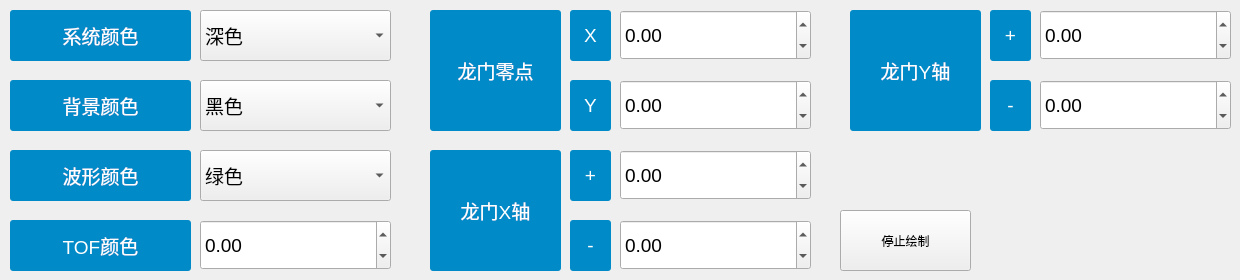
    <widget class="QWidget" name="tab_6">
     <attribute name="title">
      <string>       系统       </string>
     </attribute>
     <widget class="QLabel" name="label_99">
      <property name="geometry">
       <rect>
        <x>10</x>
        <y>10</y>
        <width>181</width>
        <height>51</height>
       </rect>
      </property>
      <property name="font">
       <font>
        <pointsize>14</pointsize>
       </font>
      </property>
      <property name="styleSheet">
       <string notr="true">border-radius: 3px;
color: rgb(255, 255, 255);
background-color: rgb(0, 138, 200);</string>
      </property>
      <property name="text">
       <string>系统颜色</string>
      </property>
      <property name="alignment">
       <set>Qt::AlignmentFlag::AlignCenter</set>
      </property>
     </widget>
     <widget class="QComboBox" name="ColorCombox">
      <property name="geometry">
       <rect>
        <x>200</x>
        <y>10</y>
        <width>191</width>
        <height>51</height>
       </rect>
      </property>
      <property name="font">
       <font>
        <pointsize>14</pointsize>
       </font>
      </property>
      <item>
       <property name="text">
        <string>深色</string>
       </property>
      </item>
      <item>
       <property name="text">
        <string>浅色</string>
       </property>
      </item>
     </widget>
     <widget class="QLabel" name="label_101">
      <property name="geometry">
       <rect>
        <x>570</x>
        <y>10</y>
        <width>41</width>
        <height>51</height>
       </rect>
      </property>
      <property name="font">
       <font>
        <pointsize>14</pointsize>
       </font>
      </property>
      <property name="styleSheet">
       <string notr="true">border-radius: 3px;
color: rgb(255, 255, 255);
background-color: rgb(0, 138, 200);</string>
      </property>
      <property name="text">
       <string>X</string>
      </property>
      <property name="alignment">
       <set>Qt::AlignmentFlag::AlignCenter</set>
      </property>
     </widget>
     <widget class="QLabel" name="label_102">
      <property name="geometry">
       <rect>
        <x>570</x>
        <y>80</y>
        <width>41</width>
        <height>51</height>
       </rect>
      </property>
      <property name="font">
       <font>
        <pointsize>14</pointsize>
       </font>
      </property>
      <property name="styleSheet">
       <string notr="true">border-radius: 3px;
color: rgb(255, 255, 255);
background-color: rgb(0, 138, 200);</string>
      </property>
      <property name="text">
       <string>Y</string>
      </property>
      <property name="alignment">
       <set>Qt::AlignmentFlag::AlignCenter</set>
      </property>
     </widget>
     <widget class="QComboBox" name="BgColorBox">
      <property name="geometry">
       <rect>
        <x>200</x>
        <y>80</y>
        <width>191</width>
        <height>51</height>
       </rect>
      </property>
      <property name="font">
       <font>
        <pointsize>14</pointsize>
       </font>
      </property>
      <item>
       <property name="text">
        <string>黑色</string>
       </property>
      </item>
      <item>
       <property name="text">
        <string>灰色</string>
       </property>
      </item>
      <item>
       <property name="text">
        <string>蓝色</string>
       </property>
      </item>
      <item>
       <property name="text">
        <string>绿色</string>
       </property>
      </item>
      <item>
       <property name="text">
        <string>白色</string>
       </property>
      </item>
     </widget>
     <widget class="QLabel" name="label_98">
      <property name="geometry">
       <rect>
        <x>10</x>
        <y>80</y>
        <width>181</width>
        <height>51</height>
       </rect>
      </property>
      <property name="font">
       <font>
        <pointsize>14</pointsize>
       </font>
      </property>
      <property name="styleSheet">
       <string notr="true">border-radius: 3px;
color: rgb(255, 255, 255);
background-color: rgb(0, 138, 200);</string>
      </property>
      <property name="text">
       <string>背景颜色</string>
      </property>
      <property name="alignment">
       <set>Qt::AlignmentFlag::AlignCenter</set>
      </property>
     </widget>
     <widget class="QComboBox" name="WaveColorBox">
      <property name="geometry">
       <rect>
        <x>200</x>
        <y>150</y>
        <width>191</width>
        <height>51</height>
       </rect>
      </property>
      <property name="font">
       <font>
        <pointsize>14</pointsize>
       </font>
      </property>
      <item>
       <property name="text">
        <string>绿色</string>
       </property>
      </item>
      <item>
       <property name="text">
        <string>黄色</string>
       </property>
      </item>
      <item>
       <property name="text">
        <string>青色</string>
       </property>
      </item>
      <item>
       <property name="text">
        <string>橙色</string>
       </property>
      </item>
      <item>
       <property name="text">
        <string>红色</string>
       </property>
      </item>
     </widget>
     <widget class="QLabel" name="label_97">
      <property name="geometry">
       <rect>
        <x>10</x>
        <y>150</y>
        <width>181</width>
        <height>51</height>
       </rect>
      </property>
      <property name="font">
       <font>
        <pointsize>14</pointsize>
       </font>
      </property>
      <property name="styleSheet">
       <string notr="true">border-radius: 3px;
color: rgb(255, 255, 255);
background-color: rgb(0, 138, 200);</string>
      </property>
      <property name="text">
       <string>波形颜色</string>
      </property>
      <property name="alignment">
       <set>Qt::AlignmentFlag::AlignCenter</set>
      </property>
     </widget>
     <widget class="QDoubleSpinBox" name="doubleSpinBox_6">
      <property name="geometry">
       <rect>
        <x>620</x>
        <y>10</y>
        <width>191</width>
        <height>50</height>
       </rect>
      </property>
      <property name="sizePolicy">
       <sizepolicy hsizetype="Preferred" vsizetype="Fixed">
        <horstretch>0</horstretch>
        <verstretch>0</verstretch>
       </sizepolicy>
      </property>
      <property name="minimumSize">
       <size>
        <width>0</width>
        <height>50</height>
       </size>
      </property>
      <property name="font">
       <font>
        <pointsize>14</pointsize>
       </font>
      </property>
      <property name="minimum">
       <double>-5000.000000000000000</double>
      </property>
      <property name="maximum">
       <double>5000.000000000000000</double>
      </property>
      <property name="singleStep">
       <double>1.000000000000000</double>
      </property>
     </widget>
     <widget class="QDoubleSpinBox" name="doubleSpinBox_7">
      <property name="geometry">
       <rect>
        <x>620</x>
        <y>80</y>
        <width>191</width>
        <height>50</height>
       </rect>
      </property>
      <property name="sizePolicy">
       <sizepolicy hsizetype="Preferred" vsizetype="Fixed">
        <horstretch>0</horstretch>
        <verstretch>0</verstretch>
       </sizepolicy>
      </property>
      <property name="minimumSize">
       <size>
        <width>0</width>
        <height>50</height>
       </size>
      </property>
      <property name="font">
       <font>
        <pointsize>14</pointsize>
       </font>
      </property>
      <property name="minimum">
       <double>-5000.000000000000000</double>
      </property>
      <property name="maximum">
       <double>5000.000000000000000</double>
      </property>
      <property name="singleStep">
       <double>1.000000000000000</double>
      </property>
     </widget>
     <widget class="QLabel" name="label_103">
      <property name="geometry">
       <rect>
        <x>430</x>
        <y>10</y>
        <width>131</width>
        <height>121</height>
       </rect>
      </property>
      <property name="font">
       <font>
        <pointsize>14</pointsize>
       </font>
      </property>
      <property name="styleSheet">
       <string notr="true">border-radius: 3px;
color: rgb(255, 255, 255);
background-color: rgb(0, 138, 200);</string>
      </property>
      <property name="text">
       <string>龙门零点</string>
      </property>
      <property name="alignment">
       <set>Qt::AlignmentFlag::AlignCenter</set>
      </property>
     </widget>
     <widget class="QPushButton" name="pushButton_36">
      <property name="geometry">
       <rect>
        <x>840</x>
        <y>210</y>
        <width>131</width>
        <height>61</height>
       </rect>
      </property>
      <property name="text">
       <string>停止绘制</string>
      </property>
     </widget>
     <widget class="QLabel" name="label_104">
      <property name="geometry">
       <rect>
        <x>10</x>
        <y>220</y>
        <width>181</width>
        <height>51</height>
       </rect>
      </property>
      <property name="font">
       <font>
        <pointsize>14</pointsize>
       </font>
      </property>
      <property name="styleSheet">
       <string notr="true">border-radius: 3px;
color: rgb(255, 255, 255);
background-color: rgb(0, 138, 200);</string>
      </property>
      <property name="text">
       <string>TOF颜色</string>
      </property>
      <property name="alignment">
       <set>Qt::AlignmentFlag::AlignCenter</set>
      </property>
     </widget>
     <widget class="QDoubleSpinBox" name="doubleSpinBox_8">
      <property name="geometry">
       <rect>
        <x>200</x>
        <y>220</y>
        <width>191</width>
        <height>50</height>
       </rect>
      </property>
      <property name="sizePolicy">
       <sizepolicy hsizetype="Preferred" vsizetype="Fixed">
        <horstretch>0</horstretch>
        <verstretch>0</verstretch>
       </sizepolicy>
      </property>
      <property name="minimumSize">
       <size>
        <width>0</width>
        <height>50</height>
       </size>
      </property>
      <property name="font">
       <font>
        <pointsize>14</pointsize>
       </font>
      </property>
      <property name="minimum">
       <double>-5000.000000000000000</double>
      </property>
      <property name="maximum">
       <double>5000.000000000000000</double>
      </property>
      <property name="singleStep">
       <double>1.000000000000000</double>
      </property>
     </widget>
     <widget class="QLabel" name="label_107">
      <property name="geometry">
       <rect>
        <x>570</x>
        <y>150</y>
        <width>41</width>
        <height>51</height>
       </rect>
      </property>
      <property name="font">
       <font>
        <pointsize>14</pointsize>
       </font>
      </property>
      <property name="styleSheet">
       <string notr="true">border-radius: 3px;
color: rgb(255, 255, 255);
background-color: rgb(0, 138, 200);</string>
      </property>
      <property name="text">
       <string>+</string>
      </property>
      <property name="alignment">
       <set>Qt::AlignmentFlag::AlignCenter</set>
      </property>
     </widget>
     <widget class="QLabel" name="label_108">
      <property name="geometry">
       <rect>
        <x>570</x>
        <y>220</y>
        <width>41</width>
        <height>51</height>
       </rect>
      </property>
      <property name="font">
       <font>
        <pointsize>14</pointsize>
       </font>
      </property>
      <property name="styleSheet">
       <string notr="true">border-radius: 3px;
color: rgb(255, 255, 255);
background-color: rgb(0, 138, 200);</string>
      </property>
      <property name="text">
       <string>-</string>
      </property>
      <property name="alignment">
       <set>Qt::AlignmentFlag::AlignCenter</set>
      </property>
     </widget>
     <widget class="QDoubleSpinBox" name="doubleSpinBox_9">
      <property name="geometry">
       <rect>
        <x>620</x>
        <y>220</y>
        <width>191</width>
        <height>50</height>
       </rect>
      </property>
      <property name="sizePolicy">
       <sizepolicy hsizetype="Preferred" vsizetype="Fixed">
        <horstretch>0</horstretch>
        <verstretch>0</verstretch>
       </sizepolicy>
      </property>
      <property name="minimumSize">
       <size>
        <width>0</width>
        <height>50</height>
       </size>
      </property>
      <property name="font">
       <font>
        <pointsize>14</pointsize>
       </font>
      </property>
      <property name="minimum">
       <double>-5000.000000000000000</double>
      </property>
      <property name="maximum">
       <double>5000.000000000000000</double>
      </property>
      <property name="singleStep">
       <double>1.000000000000000</double>
      </property>
     </widget>
     <widget class="QDoubleSpinBox" name="doubleSpinBox_10">
      <property name="geometry">
       <rect>
        <x>620</x>
        <y>150</y>
        <width>191</width>
        <height>50</height>
       </rect>
      </property>
      <property name="sizePolicy">
       <sizepolicy hsizetype="Preferred" vsizetype="Fixed">
        <horstretch>0</horstretch>
        <verstretch>0</verstretch>
       </sizepolicy>
      </property>
      <property name="minimumSize">
       <size>
        <width>0</width>
        <height>50</height>
       </size>
      </property>
      <property name="font">
       <font>
        <pointsize>14</pointsize>
       </font>
      </property>
      <property name="minimum">
       <double>-5000.000000000000000</double>
      </property>
      <property name="maximum">
       <double>5000.000000000000000</double>
      </property>
      <property name="singleStep">
       <double>1.000000000000000</double>
      </property>
     </widget>
     <widget class="QLabel" name="label_109">
      <property name="geometry">
       <rect>
        <x>430</x>
        <y>150</y>
        <width>131</width>
        <height>121</height>
       </rect>
      </property>
      <property name="font">
       <font>
        <pointsize>14</pointsize>
       </font>
      </property>
      <property name="styleSheet">
       <string notr="true">border-radius: 3px;
color: rgb(255, 255, 255);
background-color: rgb(0, 138, 200);</string>
      </property>
      <property name="text">
       <string>龙门X轴</string>
      </property>
      <property name="alignment">
       <set>Qt::AlignmentFlag::AlignCenter</set>
      </property>
     </widget>
     <widget class="QLabel" name="label_110">
      <property name="geometry">
       <rect>
        <x>990</x>
        <y>10</y>
        <width>41</width>
        <height>51</height>
       </rect>
      </property>
      <property name="font">
       <font>
        <pointsize>14</pointsize>
       </font>
      </property>
      <property name="styleSheet">
       <string notr="true">border-radius: 3px;
color: rgb(255, 255, 255);
background-color: rgb(0, 138, 200);</string>
      </property>
      <property name="text">
       <string>+</string>
      </property>
      <property name="alignment">
       <set>Qt::AlignmentFlag::AlignCenter</set>
      </property>
     </widget>
     <widget class="QLabel" name="label_112">
      <property name="geometry">
       <rect>
        <x>990</x>
        <y>80</y>
        <width>41</width>
        <height>51</height>
       </rect>
      </property>
      <property name="font">
       <font>
        <pointsize>14</pointsize>
       </font>
      </property>
      <property name="styleSheet">
       <string notr="true">border-radius: 3px;
color: rgb(255, 255, 255);
background-color: rgb(0, 138, 200);</string>
      </property>
      <property name="text">
       <string>-</string>
      </property>
      <property name="alignment">
       <set>Qt::AlignmentFlag::AlignCenter</set>
      </property>
     </widget>
     <widget class="QDoubleSpinBox" name="doubleSpinBox_11">
      <property name="geometry">
       <rect>
        <x>1040</x>
        <y>80</y>
        <width>191</width>
        <height>50</height>
       </rect>
      </property>
      <property name="sizePolicy">
       <sizepolicy hsizetype="Preferred" vsizetype="Fixed">
        <horstretch>0</horstretch>
        <verstretch>0</verstretch>
       </sizepolicy>
      </property>
      <property name="minimumSize">
       <size>
        <width>0</width>
        <height>50</height>
       </size>
      </property>
      <property name="font">
       <font>
        <pointsize>14</pointsize>
       </font>
      </property>
      <property name="minimum">
       <double>-5000.000000000000000</double>
      </property>
      <property name="maximum">
       <double>5000.000000000000000</double>
      </property>
      <property name="singleStep">
       <double>1.000000000000000</double>
      </property>
     </widget>
     <widget class="QDoubleSpinBox" name="doubleSpinBox_12">
      <property name="geometry">
       <rect>
        <x>1040</x>
        <y>10</y>
        <width>191</width>
        <height>50</height>
       </rect>
      </property>
      <property name="sizePolicy">
       <sizepolicy hsizetype="Preferred" vsizetype="Fixed">
        <horstretch>0</horstretch>
        <verstretch>0</verstretch>
       </sizepolicy>
      </property>
      <property name="minimumSize">
       <size>
        <width>0</width>
        <height>50</height>
       </size>
      </property>
      <property name="font">
       <font>
        <pointsize>14</pointsize>
       </font>
      </property>
      <property name="minimum">
       <double>-5000.000000000000000</double>
      </property>
      <property name="maximum">
       <double>5000.000000000000000</double>
      </property>
      <property name="singleStep">
       <double>1.000000000000000</double>
      </property>
     </widget>
     <widget class="QLabel" name="label_117">
      <property name="geometry">
       <rect>
        <x>850</x>
        <y>10</y>
        <width>131</width>
        <height>121</height>
       </rect>
      </property>
      <property name="font">
       <font>
        <pointsize>14</pointsize>
       </font>
      </property>
      <property name="styleSheet">
       <string notr="true">border-radius: 3px;
color: rgb(255, 255, 255);
background-color: rgb(0, 138, 200);</string>
      </property>
      <property name="text">
       <string>龙门Y轴</string>
      </property>
      <property name="alignment">
       <set>Qt::AlignmentFlag::AlignCenter</set>
      </property>
     </widget>
    </widget>
